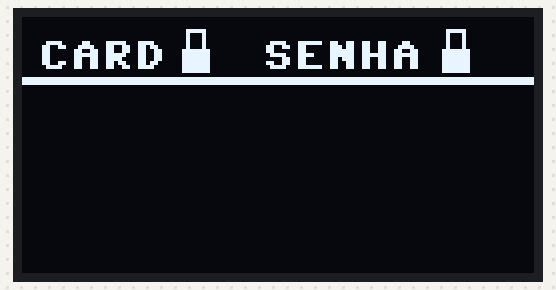
The program below on a simulated Raspberry Pi Pico running MicroPython. Parts: 128×64 one-colour display. Library files of the repository ran but are not shown: ssd1306.py. At 2.2 s the program stops and its outputs stay as they are.

Above: at 0.2 s.

The program:

display_ic2.py
```python
"""!
@file display_oled_i2c_128x64_exemplo.py
@brief Programa para escrever em um display OLED I2C de 128x64 usando o Raspberry Pi Pico.
@details Este programa utiliza a biblioteca ssd1306 para escrever em um display OLED de 128x64 via barramento I2C.
         Referência: https://docs.micropython.org/en/latest/esp8266/tutorial/ssd1306.html
@author Rodrigo França
@date 2024-04-03
"""

from time import sleep

# Importa as classes Pin e I2C da biblioteca machine para controlar o hardware do Raspberry Pi Pico
from machine import Pin, I2C
# Importa a classe SSD1306_I2C da biblioteca ssd1306.py
from ssd1306 import SSD1306_I2C

# Define os pinos do Raspberry Pi Pico conectados ao barramento I2C 0
i2c1_slc_pin = 19
i2c1_sda_pin = 18

# Inicializa o I2C0 com os pinos GPIO9 (SCL) e GPIO8 (SDA)
i2c1 = I2C(1, scl=Pin(i2c1_slc_pin), sda=Pin(i2c1_sda_pin), freq=400000)

# Inicializa o display OLED I2C de 128x64
display = SSD1306_I2C(128, 64, i2c1)

# Limpa o display
display.fill(0)
display.show()

def draw_closedlock_REL(x_pos):

    display.fill_rect(x_pos, 2, 10, 10, 0)

    display.fill_rect(x_pos, 8, 7, 6, 1)
    display.fill_rect(x_pos+1, 4, 1, 4, 1)
    display.fill_rect(x_pos+5, 4, 1, 4, 1)
    display.fill_rect(x_pos+1, 3, 5, 1, 1)

    display.show()

def draw_openedlock_REL(x_pos):
    display.fill_rect(x_pos, 2, 10, 10, 0)

    display.fill_rect(x_pos, 8, 7, 6, 1)
    display.fill_rect(x_pos+1, 3, 1, 3, 1)
    display.fill_rect(x_pos+5, 3, 1, 5, 1)
    display.fill_rect(x_pos+1, 2, 5, 1, 1)


    display.show()


def draw_top_info(card_lock, code_lock):
    display.text("CARD", 4, 6)
    display.text("SENHA", 60, 6)

    if card_lock:
        draw_openedlock_REL(40)
    elif not card_lock:
        draw_closedlock_REL(40)

    if code_lock:
        draw_openedlock_REL(105)
    elif not code_lock:
        draw_closedlock_REL(105)

    display.fill_rect(0, 15, 128, 2, 1)
    display.show()


draw_top_info(0,0)
sleep(2)
draw_top_info(1,0)
```
